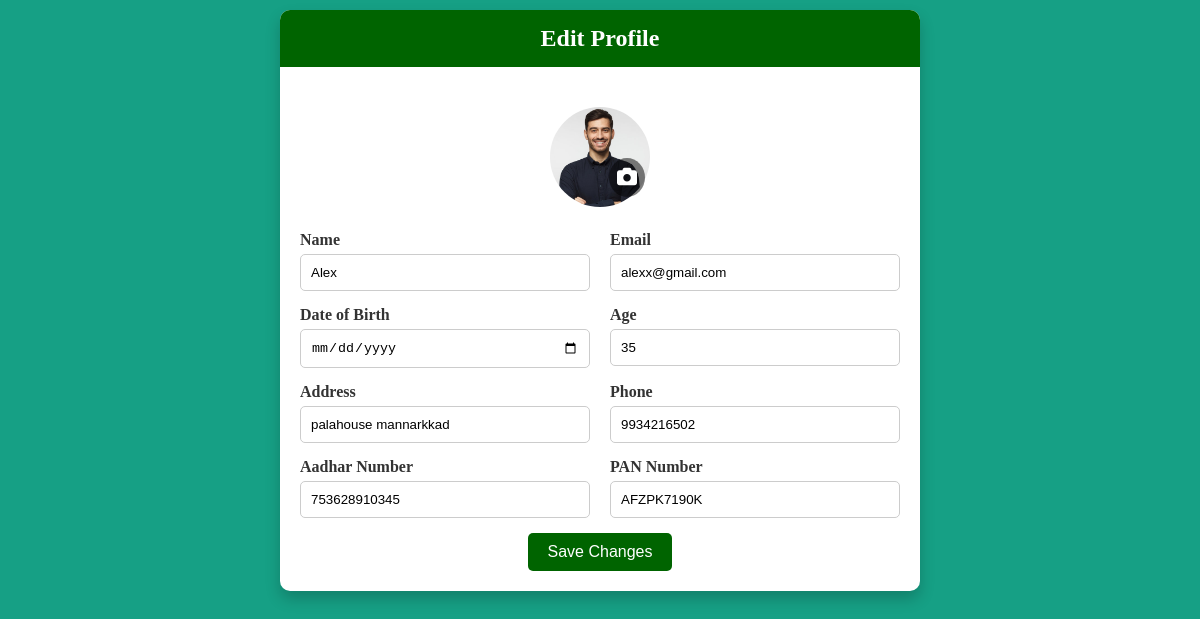
/edit-profile/ (signed in), run on the app's committed database.
### appbank/models.py (models this page shows, shortened)
class Customer(models.Model):
    user = models.OneToOneField('CustomUser', on_delete=models.CASCADE, related_name='customer_profile')
    name = models.CharField(max_length=100)
    email = models.EmailField(unique=True)
    account_number = models.CharField(max_length=20, unique=True, blank=True, null=True)
    balance = models.DecimalField(max_digits=12, decimal_places=2, default=0.00)
    dob = models.DateField()
    age = models.IntegerField()
    pan_number = models.CharField(max_length=10)
    address = models.TextField()
    phone = models.CharField(max_length=15)
    aadhar_number = models.CharField(max_length=12)
    initial_amount = models.DecimalField(max_digits=12, decimal_places=2, default=0.00)
    profile_image = models.ImageField(upload_to='profile_images/', null=True, blank=True)
    class Meta:
        verbose_name = "Customer"
        verbose_name_plural = "Customers"

class CustomUser(AbstractUser):
    is_banker = models.BooleanField(default=False)
    is_customer = models.BooleanField(default=False)
    class Meta:
        verbose_name = "User"
        verbose_name_plural = "Users"

### appbank/views.py (the view, shortened to what this page needs)
# urls.py: path('edit-profile/', views.edit_profile, name='edit_profile'),
def edit_profile(request):
    customer = get_object_or_404(Customer, user=request.user)
    return render(request, 'edit_profile.html', {'customer': customer, 'user': request.user})

### templates/edit_profile.html (shortened to what this page needs)
<!DOCTYPE html>
<html lang="en">
<head>
    <link href="https://cdnjs.cloudflare.com/ajax/libs/font-awesome/6.0.0-beta3/css/all.min.css" rel="stylesheet">
</head>
<body>
    <div class="edit-form-container">
        <div class="header">
            <h1>Edit Profile</h1>
        </div>
        <form method="post" action="#" enctype="multipart/form-data">
            <div class="profile-image-container">
                <img id="profileImagePreview" src="{{ customer.profile_image.url }}" alt="Profile Image" class="profile-image">
                <label for="profile_image" class="camera-icon">
                    <i class="fas fa-camera"></i>
                </label>
            </div>
            <div class="form-row">
                <div class="form-group">
                    <label for="id_name">Name</label>
                    <input type="text" id="id_name" name="name" value="{{ customer.name }}">
                </div>
                <div class="form-group">
                    <label for="id_email">Email</label>
                    <input type="email" id="id_email" name="email" value="{{ user.email }}">
                </div>
            </div>
            <div class="form-row">
                <div class="form-group">
                    <label for="id_dob">Date of Birth</label>
                    <input type="date" id="id_dob" name="dob" value="{{ customer.dob }}" required>
                </div>
                <div class="form-group">
                    <label for="id_age">Age</label>
                    <input type="text" id="id_age" name="age" value="{{ customer.age }}">
                </div>
            </div>
            <div class="form-row">
                <div class="form-group">
                    <label for="id_address">Address</label>
                    <input type="text" id="id_address" name="address" value="{{ customer.address }}">
                </div>
                <div class="form-group">
                    <label for="id_phone">Phone</label>
                    <input type="text" id="id_phone" name="phone" value="{{ customer.phone }}">
                </div>
            </div>
            <div class="form-row">
                <div class="form-group">
                    <label for="id_aadhar_number">Aadhar Number</label>
                    <input type="text" id="id_aadhar_number" name="aadhar_number" value="{{ customer.aadhar_number }}">
                </div>
                <div class="form-group">
                    <label for="id_pan_number">PAN Number</label>
                    <input type="text" id="id_pan_number" name="pan_number" value="{{ customer.pan_number }}">
                </div>
            </div>
            <div class="form-actions">
                <button type="submit">Save Changes</button>
            </div>
        </form>
    </div>
</body>
</html>

### templates/edit_profile.html (style rules this page uses)
body { margin: 0; padding: 0; background: #16A085; }
.edit-form-container { max-width: 600px; margin: 10px auto; background: #ffffff; padding: 20px; border-radius: 10px; box-shadow: 0 8px 15px rgba(0, 0, 0, 0.2); }
.header { background-color: DarkGreen; padding: 15px; border-radius: 10px 10px 0 0; text-align: center; margin: -20px -20px 20px -20px; }
.edit-form-container h1 { margin: 0; font-size: 24px; color: #fff; }
h1 { margin-bottom: 20px; color: #333; text-align: center; font-size: 20px; }
.profile-image-container { position: relative; display: inline-block; text-align: center; margin: 20px 0; margin-left: 250px; }
.profile-image { display: block; margin: 0 auto; border-radius: 50%; width: 100px; height: 100px; object-fit: cover; }
.camera-icon { position: absolute; bottom: 5px; right: 5px; background-color: rgba(0, 0, 0, 0.5); border-radius: 50%; padding: 8px; cursor: pointer; color: white; font-size: 20px; transition: background-color 0.3s; }
.form-row { display: flex; gap: 20px; margin-bottom: 15px; }
.form-group { flex: 1; display: flex; flex-direction: column; }
label { font-weight: bold; margin-bottom: 5px; color: #333; }
input { padding: 10px; border: 1px solid #ccc; border-radius: 5px; width: 100%; box-sizing: border-box; }
.form-actions { text-align: center; }
button { padding: 10px 20px; border: none; border-radius: 5px; background: DarkGreen; color: white; font-size: 16px; cursor: pointer; display: inline-block; }

### data on the page
Customer: profile_image (picture), name "Alex", age "35", address "palahouse mannarkkad", phone "9934216502", aadhar_number "753628910345", pan_number "AFZPK7190K"
CustomUser: email "alexx@gmail.com"
